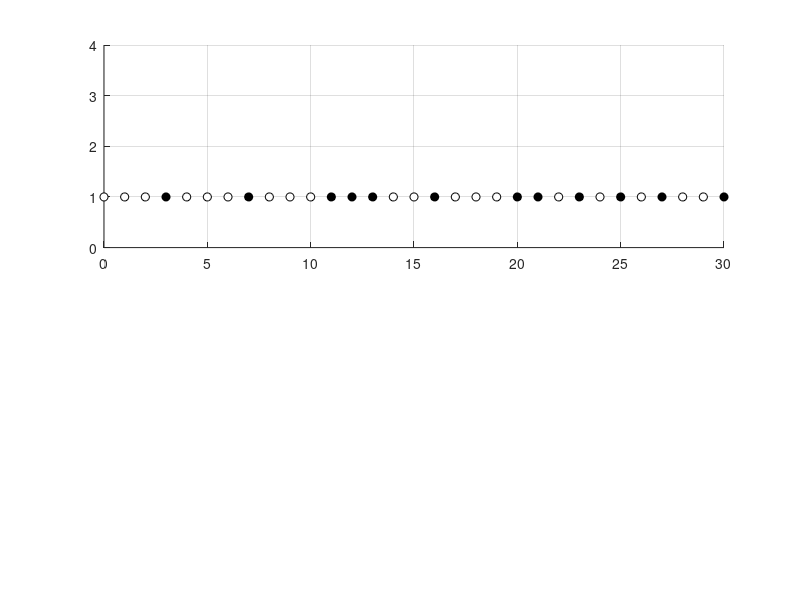

MATLAB code for this plot: (Note: this script raises an error after producing the figure.)
% Victor Z
% UW-Madison, 2020
% example Poisson RV

clc; clear all; close all hidden;

rng(0);       % for reproducibility      

% generate random failure sequences

z = 30;       % days
lambda = 10;  % average occurrences per z
t = 0:1:z;    % time vector
n=length(t);  % number of times
N=3;          % number of samples

for k=1:N

m(k) = poissrnd(lambda); % number of occurrences

y = zeros(1,n);
y(1:m(k)) = 1;
y = y(randperm(n));

subplot(2,1,1)
for j=1:length(y)
if y(j)==1 %failure
    scatter(t(j),k,'blacko','MarkerFaceColor','black','MarkerEdgeColor','black') 
    hold on
else %normal
    scatter(t(j),k,'blacko','MarkerFaceColor','w','MarkerEdgeColor','black')
    hold on
end
end
grid on
axis([min(t) max(t) 0 4])
set(gca,'yticklabels',{'','Mar','Feb','Jan',''})
xlabel('$\textrm{Time [days]}$','interpreter','Latex','Fontsize',14)
box on
end

print -depsc ch2_poissprocess.eps

% compute pdf for poisson
lambdahat=mean(m);

% compute probabilities
p=poisspdf(0,lambdahat)

p=poisspdf(30,lambdahat)

p=poisspdf(11,lambdahat)